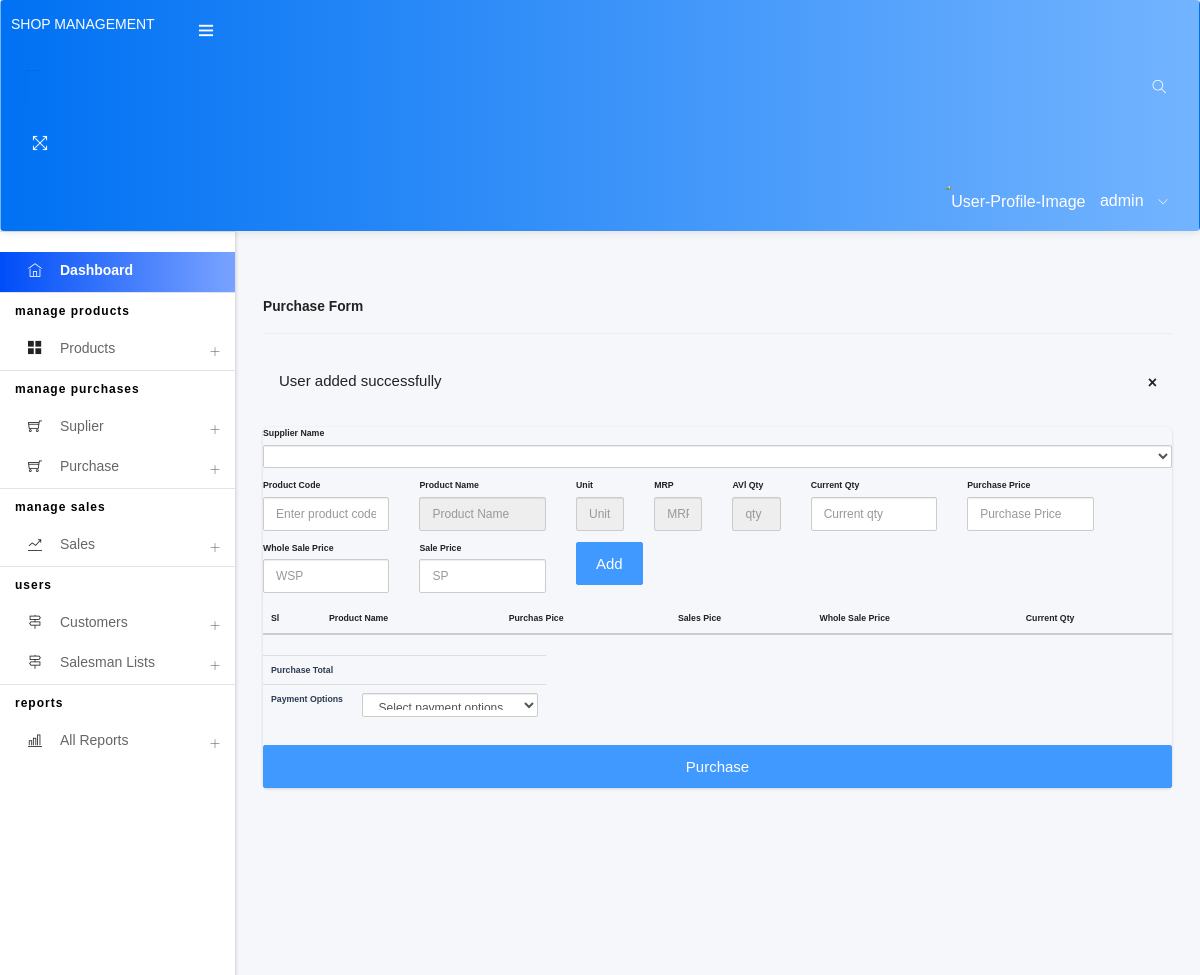
/purchase-frm.php (signed in), run on an earlier commit of the app's database.
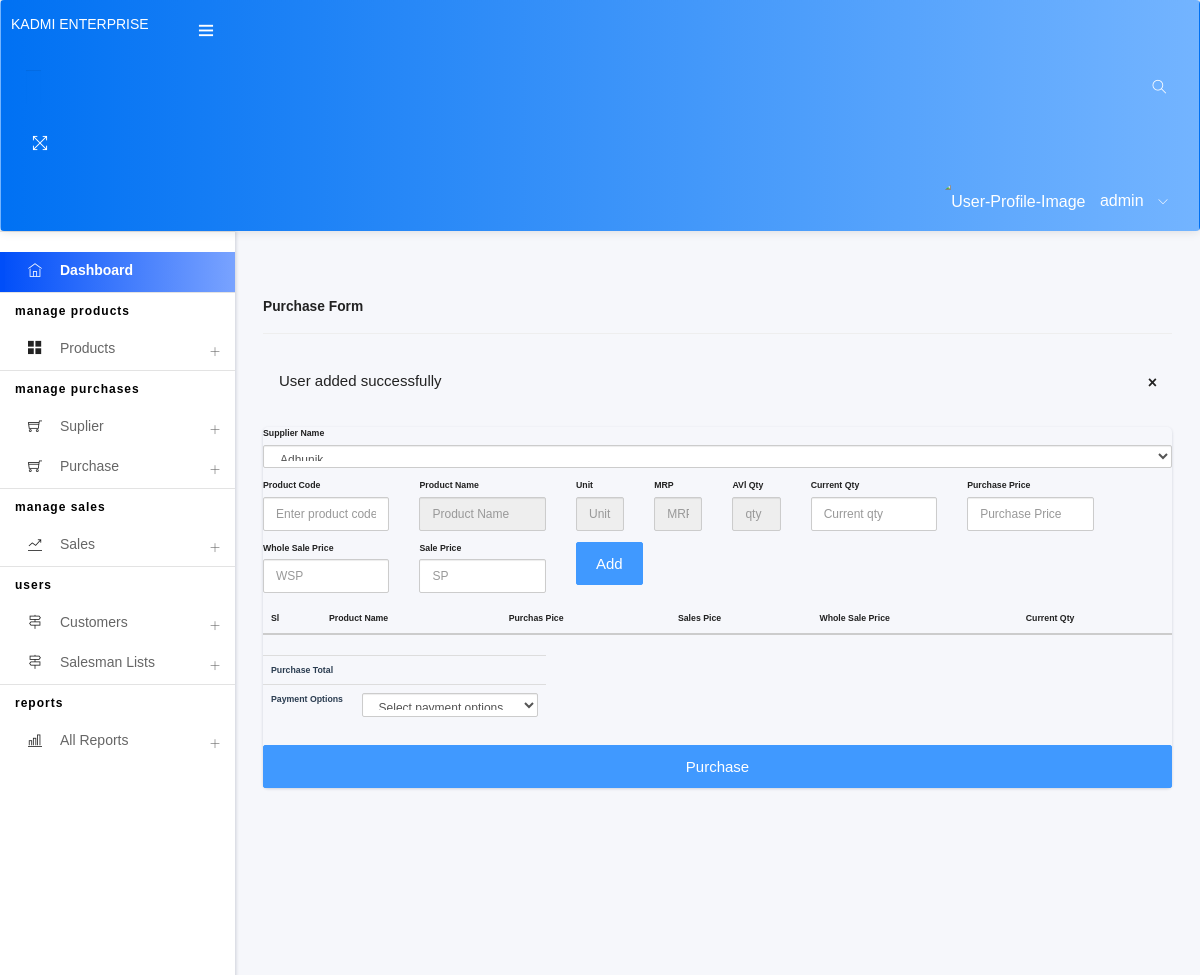
And on a later commit of the database.
### tables this page shows
CREATE TABLE `users` (
  `id` int(11) NOT NULL,
  `user_name` varchar(255) NOT NULL,
  `ufname` varchar(255) NOT NULL,
  `user_pass` varchar(255) NOT NULL,
  `user_email` varchar(255) NOT NULL,
  `user_role` varchar(255) NOT NULL,
  `u_photo` varchar(255) NOT NULL,
  `u_com` varchar(255) DEFAULT NULL,
  `phone` varchar(255) DEFAULT NULL,
  `com_reg` varchar(255) DEFAULT NULL,
  `U_address` varchar(255) DEFAULT NULL,
  `u_country` varchar(255) DEFAULT NULL,
  `u_about` varchar(255) DEFAULT NULL
);

### session.php (called while the page is built, shortened)
<?php
if (isset($_SESSION['username'])) {
    $adminRole = 'admin';
    $stmt = $conn->prepare('SELECT u_com, com_reg, U_address, u_country FROM users WHERE user_role = ? ORDER BY id ASC LIMIT 1');
    $stmt->bind_param('s', $adminRole);
    $stmt->execute();
    $adminResult = $stmt->get_result();
    $adminRow = $adminResult->fetch_array(MYSQLI_ASSOC);
    $comName = $adminRow['u_com'] ?? 'Company information not available';
}

### src/Controller/Supplier.php (called while the page is built, shortened)
<?php
 class Supplier extends Database
 {
    public function getAllActiveSuppliers(){
        $sql = "SELECT * FROM supplier WHERE status='1'";
        return $this->getData($sql);
    }
 }

### src/Classes/Database.php (called while the page is built, shortened)
<?php
class Database {
    protected $conn;
    public function __construct($conn) {
        $this->conn = $conn;
    }
    protected function getData($sql, $params = [], $types = '') {
        $stmt = $this->conn->prepare($sql);
        $stmt->execute();
        $result = $stmt->get_result();
        $data = [];
        while ($row = mysqli_fetch_array($result)) {
            $data[] = $row;
        }
        return $data;
    }
}

### includes/purchase/functions.php (called while the page is built, shortened)
<?php
    $purSupplier_id = '';

### includes/purchase/form.php (the view, shortened to what the changed rows need)
<form action="action.php" method="post" id="purchase_frm">
    <div class="row">
   <div class="col-md-12">
            <div class="form-group">
                <label for="supplier_name">Supplier Name</label>
                <select name="supplier_name" id="supplier_name" class="form-control">
                    <?php
                       $su =new supplier($conn);
                       $supps = $su->getAllActiveSuppliers();
                   foreach ($supps as $sup) { ?>
                       <option value="<?= $sup['sup_ID'] ?>" <?= ($sup['sup_ID'] == $purSupplier_id) ? 'selected' : '' ?>>
                           <?= $sup['supplier_name']; ?>
                       </option>
                   <?php } ?>
                </select>
            </div>
        </div>
       <div class="col-md-12">
         <table class="table table-striped" id="">
           <thead>
               <th>Sl</th>
               <th>Product Name</th>
               <th>Purchas Pice</th>
               <th>Sales Pice</th>
               <th>Whole Sale Price</th>
               <th>Current Qty</th>
           </thead>
           </table>
       </div>
        </div>
    </div>

### includes/header.php (shortened to what the changed rows need)
<?php
require_once 'action.php';
include 'session.php';
?>
<!DOCTYPE html>
<html lang="en">
<head>
<link rel="stylesheet" type="text/css" href="assets/css/bootstrap/css/bootstrap.min.css">
 <link rel="stylesheet" href="https://code.jquery.com/ui/1.14.0/themes/base/jquery-ui.css">
<link rel="stylesheet" href="assets/plugins/datatables-bs4/css/dataTables.bootstrap4.min.css">
<link rel="stylesheet" href="assets/plugins/datatables-responsive/css/responsive.bootstrap4.min.css">
<link rel="stylesheet" href="assets/select2/css/select2.min.css">
<link rel="stylesheet" href="assets/select2-bootstrap4-theme/select2-bootstrap4.min.css">
 <link rel="stylesheet" type="text/css" href="assets/sweetalert/sweetalert.min.css">
<link rel="stylesheet" type="text/css" href="assets/icon/themify-icons/themify-icons.css">
<link rel="stylesheet" type="text/css" href="assets/icon/font-awesome/css/font-awesome.min.css">
<link rel="stylesheet" type="text/css" href="assets/icon/icofont/css/icofont.css">
<link rel="stylesheet" type="text/css" href="assets/css/style.css">
<link rel="stylesheet" type="text/css" href="assets/css/main.css">
<link rel="stylesheet" type="text/css" href="assets/css/jquery.mCustomScrollbar.css">
</head>
<body>
<div id="pcoded" class="pcoded">
<div class="pcoded-container navbar-wrapper">
<nav class="navbar header-navbar pcoded-header">
<div class="navbar-wrapper">
    <div class="navbar-logo">
        <a href="index.php" class="text-center">
            <p><?= $comName;?></p>
        </a>
    </div>
</div>
</nav>

What changed in the data, as far as the page shows it:
removed users: u_com "SHOP MANAGEMENT"
added users: u_com "KADMI ENTERPRISE"
Also different on the page:
form field supplier_name: (not shown) → "Adhunik"
